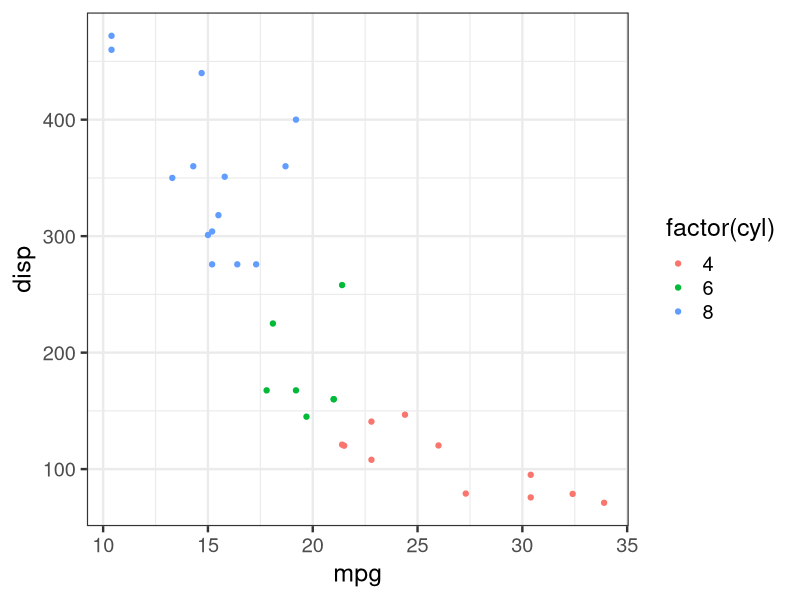

Here is the R script that generated this plot:
## ---- chunk 1
library(tidyverse)
ggplot(mtcars, aes(mpg, disp, color = factor(cyl))) + 
  geom_point() + theme_bw(base_size = 18)
## ---- chunk 2
library(tidyverse)
mtcars %>% 
   split(.$cyl) %>% 
   map_dfr(~{
      fit <- lm(mpg ~ disp, data = .)
      slope_ests <- coef(fit)
      c(cyl = .$cyl[1], n = nrow(.), slope_ests)
   })
## ---- chunk 3
#library(pdftools)
#pdf_convert("rmdbeamer.pdf", format = "png", dpi = 200)
#fns <- list.files(pattern = "rmdbeamer_")
# purrr::walk(fns, ~{
#   file.copy(.x, paste0("images/", .x), overwrite = TRUE)
#   file.remove(.x)
# })
